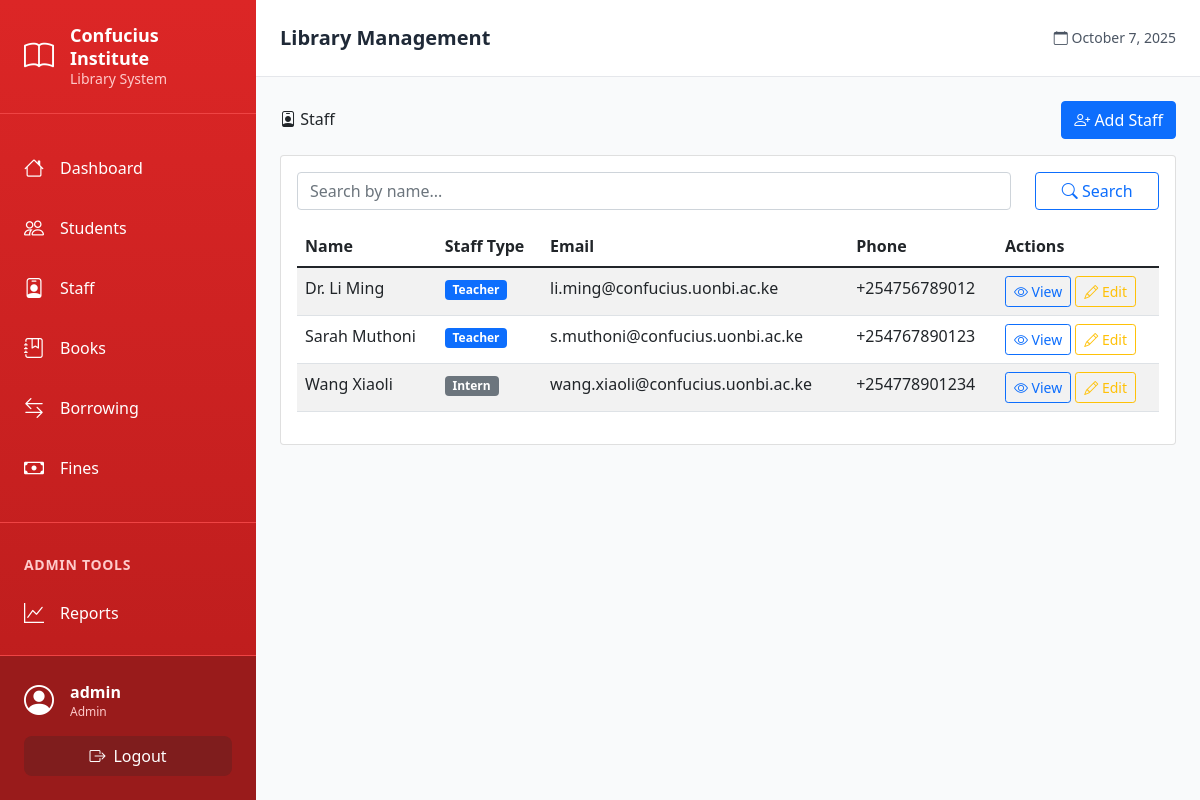
The app's page /staff/ (signed in) with its own data.
### models.py (models this page shows)
class User(UserMixin, db.Model):
    id = db.Column(db.Integer, primary_key=True)
    username = db.Column(db.String(80), unique=True, nullable=False)
    email = db.Column(db.String(120), unique=True, nullable=False)
    password_hash = db.Column(db.String(120), nullable=False)
    role = db.Column(db.String(20), nullable=False, default='librarian')  # admin, librarian
    created_at = db.Column(db.DateTime, default=datetime.utcnow)
    active = db.Column(db.Boolean, default=True)  # Renamed from is_active to avoid conflict

class Staff(db.Model):
    id = db.Column(db.Integer, primary_key=True)
    name = db.Column(db.String(100), nullable=False)
    staff_type = db.Column(db.String(20), nullable=False)  # teacher, intern
    email = db.Column(db.String(120))
    phone = db.Column(db.String(20))
    created_at = db.Column(db.DateTime, default=datetime.utcnow)
    borrow_records = db.relationship('BorrowRecord', backref='staff_ref', lazy=True)

### blueprints/staff.py (the view)
@staff_bp.route('/')
@login_required
def list_staff():
    search = request.args.get('search', '')
    if search:
        staff_members = Staff.query.filter(Staff.name.contains(search)).all()
    else:
        staff_members = Staff.query.all()
    return render_template('staff/list.html', staff_members=staff_members, search=search)

### templates/staff/list.html (shortened to what this page needs)
{% extends "base.html" %}
{% block content %}
<div class="d-flex justify-content-between align-items-center mb-3">
    <h2><i class="bi bi-person-badge"></i> Staff</h2>
    <a href="{{ url_for('staff.add_staff') }}" class="btn btn-primary">
        <i class="bi bi-person-plus"></i> Add Staff
    </a>
</div>
<div class="card">
    <div class="card-body">
        <form method="GET" class="mb-3">
            <div class="row">
                <div class="col-md-10">
                    <input type="text" class="form-control" name="search" placeholder="Search by name..." value="{{ search }}">
                </div>
                <div class="col-md-2">
                    <button type="submit" class="btn btn-outline-primary w-100">
                        <i class="bi bi-search"></i> Search
                    </button>
                </div>
            </div>
        </form>
        {% if staff_members %}
        <div class="table-responsive">
            <table class="table table-striped">
                <thead>
                    <tr>
                        <th>Name</th>
                        <th>Staff Type</th>
                        <th>Email</th>
                        <th>Phone</th>
                        <th>Actions</th>
                    </tr>
                </thead>
                <tbody>
                    {% for staff in staff_members %}
                    <tr>
                        <td>{{ staff.name }}</td>
                        <td>
                            <span class="badge bg-{{ 'primary' if staff.staff_type == 'teacher' else 'secondary' }}">
                                {{ staff.staff_type.title() }}
                            </span>
                        </td>
                        <td>{{ staff.email or 'N/A' }}</td>
                        <td>{{ staff.phone or 'N/A' }}</td>
                        <td>
                            <a href="{{ url_for('staff.view_staff', staff_id=staff.id) }}" class="btn btn-sm btn-outline-primary">
                                <i class="bi bi-eye"></i> View
                            </a>
                            <a href="{{ url_for('staff.edit_staff', staff_id=staff.id) }}" class="btn btn-sm btn-outline-warning">
                                <i class="bi bi-pencil"></i> Edit
                            </a>
                        </td>
                    </tr>
                    {% endfor %}
                </tbody>
            </table>
        </div>
        {% endif %}
    </div>
</div>
{% endblock %}

### templates/base.html (shortened to what this page needs)
<!DOCTYPE html>
<html lang="en">
<head>
    <link href="https://cdn.jsdelivr.net/npm/bootstrap@5.1.3/dist/css/bootstrap.min.css" rel="stylesheet">
    <link href="https://cdn.jsdelivr.net/npm/bootstrap-icons@1.7.2/font/bootstrap-icons.css" rel="stylesheet">
    <script src="https://cdn.tailwindcss.com"></script>
</head>
<body class="bg-gray-50">
    {% if current_user.is_authenticated %}
    <div class="flex h-screen overflow-hidden">
        <aside id="sidebar" class="fixed lg:static inset-y-0 left-0 z-40 w-64 bg-gradient-to-b from-red-600 to-red-700 text-white flex-shrink-0 overflow-y-auto transform -translate-x-full lg:translate-x-0 transition-transform duration-300">
            <div class="p-6 border-b border-red-500">
                <a href="{{ url_for('dashboard.index') }}" class="flex items-center gap-3 text-white hover:text-red-100 transition">
                    <i class="bi bi-book text-3xl"></i>
                    <div>
                        <div class="font-bold text-lg leading-tight">Confucius Institute</div>
                        <div class="text-sm text-red-200">Library System</div>
                    </div>
                </a>
            </div>
            <nav class="py-4 pb-32">
                <a href="{{ url_for('dashboard.index') }}" class="sidebar-link flex items-center gap-3 px-6 py-3 text-white hover:bg-red-500 transition">
                    <i class="bi bi-house text-xl"></i>
                    <span class="font-medium">Dashboard</span>
                </a>
                <a href="{{ url_for('students.list_students') }}" class="sidebar-link flex items-center gap-3 px-6 py-3 text-white hover:bg-red-500 transition">
                    <i class="bi bi-people text-xl"></i>
                    <span class="font-medium">Students</span>
                </a>
                <a href="{{ url_for('staff.list_staff') }}" class="sidebar-link flex items-center gap-3 px-6 py-3 text-white hover:bg-red-500 transition">
                    <i class="bi bi-person-badge text-xl"></i>
                    <span class="font-medium">Staff</span>
                </a>
                <a href="{{ url_for('books.list_books') }}" class="sidebar-link flex items-center gap-3 px-6 py-3 text-white hover:bg-red-500 transition">
                    <i class="bi bi-journal-bookmark text-xl"></i>
                    <span class="font-medium">Books</span>
                </a>
                <a href="{{ url_for('borrowing.list_borrows') }}" class="sidebar-link flex items-center gap-3 px-6 py-3 text-white hover:bg-red-500 transition">
                    <i class="bi bi-arrow-left-right text-xl"></i>
                    <span class="font-medium">Borrowing</span>
                </a>
                <a href="{{ url_for('fines.list_fines') }}" class="sidebar-link flex items-center gap-3 px-6 py-3 text-white hover:bg-red-500 transition">
                    <i class="bi bi-cash text-xl"></i>
                    <span class="font-medium">Fines</span>
                </a>
                {% if current_user.role == 'admin' %}
                <div class="mt-6 pt-6 border-t border-red-500">
                    <div class="px-6 py-2 text-sm font-semibold text-red-200 uppercase tracking-wider">Admin Tools</div>
                    <a href="{{ url_for('reports.index') }}" class="sidebar-link flex items-center gap-3 px-6 py-3 text-white hover:bg-red-500 transition">
                        <i class="bi bi-graph-up text-xl"></i>
                        <span class="font-medium">Reports</span>
                    </a>
                    <a href="{{ url_for('audit.list_audit_logs') }}" class="sidebar-link flex items-center gap-3 px-6 py-3 text-white hover:bg-red-500 transition">
                        <span class="font-medium">Audit Logs</span>
                    </a>
                    <a href="{{ url_for('backup.list_backups') }}" class="sidebar-link flex items-center gap-3 px-6 py-3 text-white hover:bg-red-500 transition">
                        <span class="font-medium">Backups</span>
                    </a>
                    <a href="{{ url_for('fines.fine_statistics') }}" class="sidebar-link flex items-center gap-3 px-6 py-3 text-white hover:bg-red-500 transition">
                        <span class="font-medium">Fine Statistics</span>
                    </a>
                </div>
                {% endif %}
            </nav>
            <div class="fixed bottom-0 left-0 w-64 border-t border-red-500 bg-red-800 p-4 transform -translate-x-full lg:translate-x-0 transition-transform duration-300" id="sidebar-footer">
                <div class="flex items-center gap-3 mb-3">
                    <i class="bi bi-person-circle text-3xl"></i>
                    <div class="flex-1 min-w-0">
                        <div class="font-semibold truncate">{{ current_user.username }}</div>
                        <div class="text-xs text-red-200">{{ current_user.role.title() }}</div>
                    </div>
                </div>
                <a href="{{ url_for('auth.logout') }}" class="flex items-center gap-2 justify-center w-full px-4 py-2 bg-red-900 hover:bg-red-950 rounded-lg transition">
                    <i class="bi bi-box-arrow-right"></i>
                    <span>Logout</span>
                </a>
            </div>
        </aside>
        <div class="flex-1 flex flex-col overflow-hidden w-full">
            <header class="bg-white shadow-sm border-b border-gray-200 px-4 lg:px-6 py-4">
                <div class="flex items-center justify-between">
                    <h1 class="text-lg lg:text-xl font-semibold text-gray-800 ml-16 lg:ml-0">{% block page_header %}Library Management{% endblock %}</h1>
                    <div class="text-sm text-gray-600">
                        <i class="bi bi-calendar"></i>
                        <span id="current-date"></span>
                    </div>
                </div>
            </header>
            <main class="flex-1 overflow-y-auto bg-gray-50">
                <div class="p-4 lg:p-6">
                    {% block content %}{% endblock %}
                </div>
            </main>
        </div>
    </div>
    {% endif %}
</body>
</html>

### templates/base.html (style rules this page uses)
.sidebar-link { transition: all 0.3s ease; }

### records on screen
User: username "admin", role "Admin"
Staff: name "Dr. Li Ming", staff_type "Teacher", email "li.ming@confucius.uonbi.ac.ke", phone "+254756789012"
Staff: name "Sarah Muthoni", staff_type "Teacher", email "s.muthoni@confucius.uonbi.ac.ke", phone "+254767890123"
Staff: name "Wang Xiaoli", staff_type "Intern", email "wang.xiaoli@confucius.uonbi.ac.ke", phone "+254778901234"
